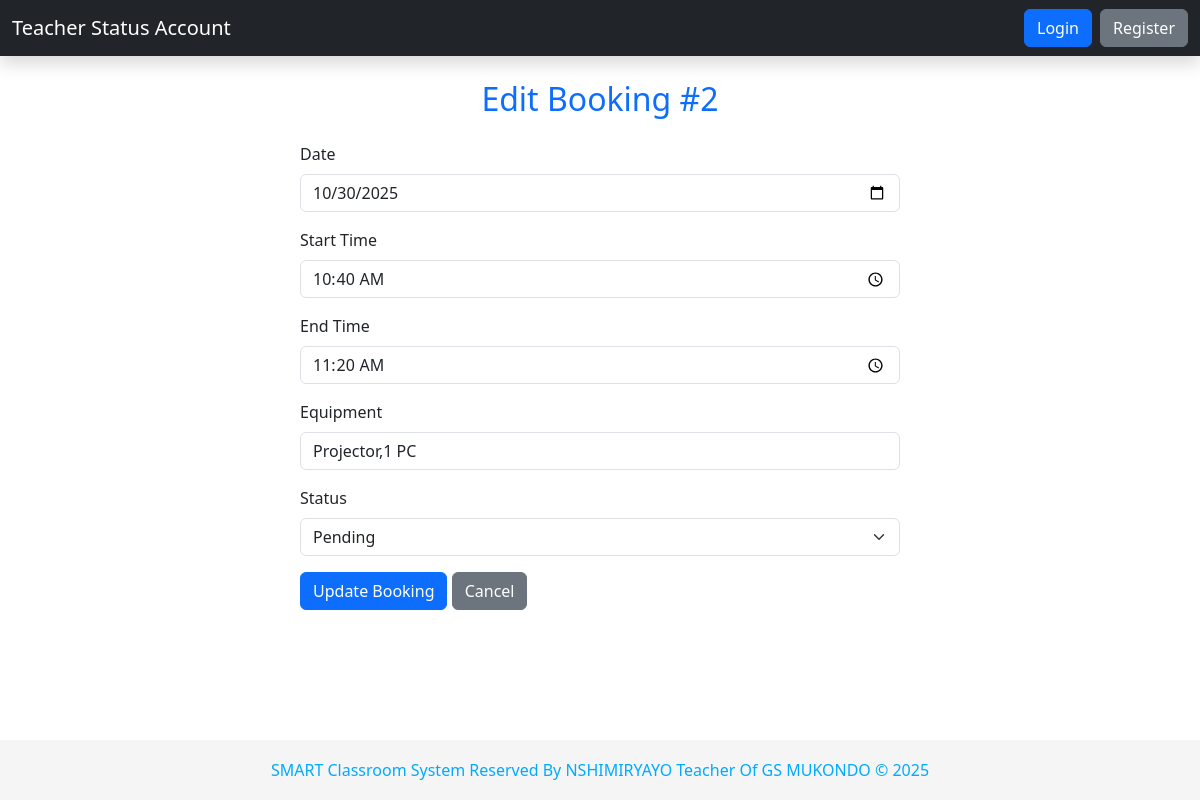
Page /edit_booking/2 on the committed database.
### tables this page shows
CREATE TABLE Bookings (
                BookingID INTEGER PRIMARY KEY AUTOINCREMENT,
                TeacherID INTEGER NOT NULL,
                RoomID INTEGER NOT NULL,
                Date TEXT NOT NULL,
                StartTime TEXT NOT NULL,
                EndTime TEXT NOT NULL,
                Equipment TEXT,
                Status TEXT DEFAULT 'Pending',
                FOREIGN KEY (TeacherID) REFERENCES Teachers(TeacherID),
                FOREIGN KEY (RoomID) REFERENCES Classrooms(RoomID)
            );

### app.py (the view, shortened to what this page needs)
@app.route('/edit_booking/<int:booking_id>', methods=['GET', 'POST'])
def edit_booking(booking_id):
    conn = connect_db()
    cursor = conn.cursor()
    cursor.execute("""
        SELECT
            B.BookingID,
            B.TeacherID,
            T.Name AS TeacherName,
            T.Subject AS TeacherSubject,
            B.RoomID,
            B.Date,
            B.StartTime,
            B.EndTime,
            B.Equipment,
            B.Status
        FROM Bookings B
        JOIN Teachers T ON B.TeacherID = T.TeacherID
        WHERE B.BookingID = ?
    """, (booking_id,))
    booking = cursor.fetchone()
    if not booking:
        flash("Booking not found.", "danger")
        conn.close()
        return redirect(url_for('manage_bookings'))
    conn.close()
    booking_data = {
        "BookingID": booking[0],
        "TeacherID": booking[1],
        "TeacherName": booking[2],
        "TeacherSubject": booking[3],
        "RoomID": booking[4],
        "Date": booking[5],
        "StartTime": booking[6],
        "EndTime": booking[7],
        "Equipment": booking[8],
        "Status": booking[9]
    }
    status_options = ['Pending', 'Approved', 'Denied']
    return render_template(
        'edit_booking.html',
        booking=booking_data,
        status_options=status_options
    )

### app.py (called while the page is built)
@app.context_processor
def inject_global_vars():
    return {'now': datetime.now()}

### db_setup.py (called while the page is built)
def connect_db():
    try:
        conn = sqlite3.connect(DB_FILE)
        conn.row_factory = None
        return conn
    except sqlite3.Error as e:
        print(f"Database connection error: {e}")
        return None

### templates/edit_booking.html
{% extends "base.html" %}
{% block content %}
<div class="container mt-4">
    <h2 class="text-center text-primary mb-4">Edit Booking #{{ booking.BookingID }}</h2>
    <form method="POST" class="mx-auto" style="max-width: 600px;">
        <div class="mb-3">
            <label class="form-label">Date</label>
            <input type="date" name="date" class="form-control" value="{{ booking.Date }}" required>
        </div>
        <div class="mb-3">
            <label class="form-label">Start Time</label>
            <input type="time" name="start_time" class="form-control" value="{{ booking.StartTime }}" required>
        </div>
        <div class="mb-3">
            <label class="form-label">End Time</label>
            <input type="time" name="end_time" class="form-control" value="{{ booking.EndTime }}" required>
        </div>
        <div class="mb-3">
            <label class="form-label">Equipment</label>
            <input type="text" name="equipment" class="form-control" value="{{ booking.Equipment }}">
        </div>
        <div class="mb-3">
            <label class="form-label">Status</label>
            <select name="status" class="form-select" required>
                {% for s in status_options %}
                    <option value="{{ s }}" {% if booking.Status == s %}selected{% endif %}>{{ s }}</option>
                {% endfor %}
            </select>
        </div>
        <button type="submit" class="btn btn-primary">Update Booking</button>
        <a href="{{ url_for('manage_bookings') }}" class="btn btn-secondary">Cancel</a>
    </form>
</div>
{% endblock %}

### templates/base.html (style rules this page uses)
body { padding-bottom: 70px; }

### rows in the picture
Bookings: BookingID "2", date "10/30/2025", start_time "10:40", end_time "11:20", equipment "Projector,1 PC", status "Pending"
